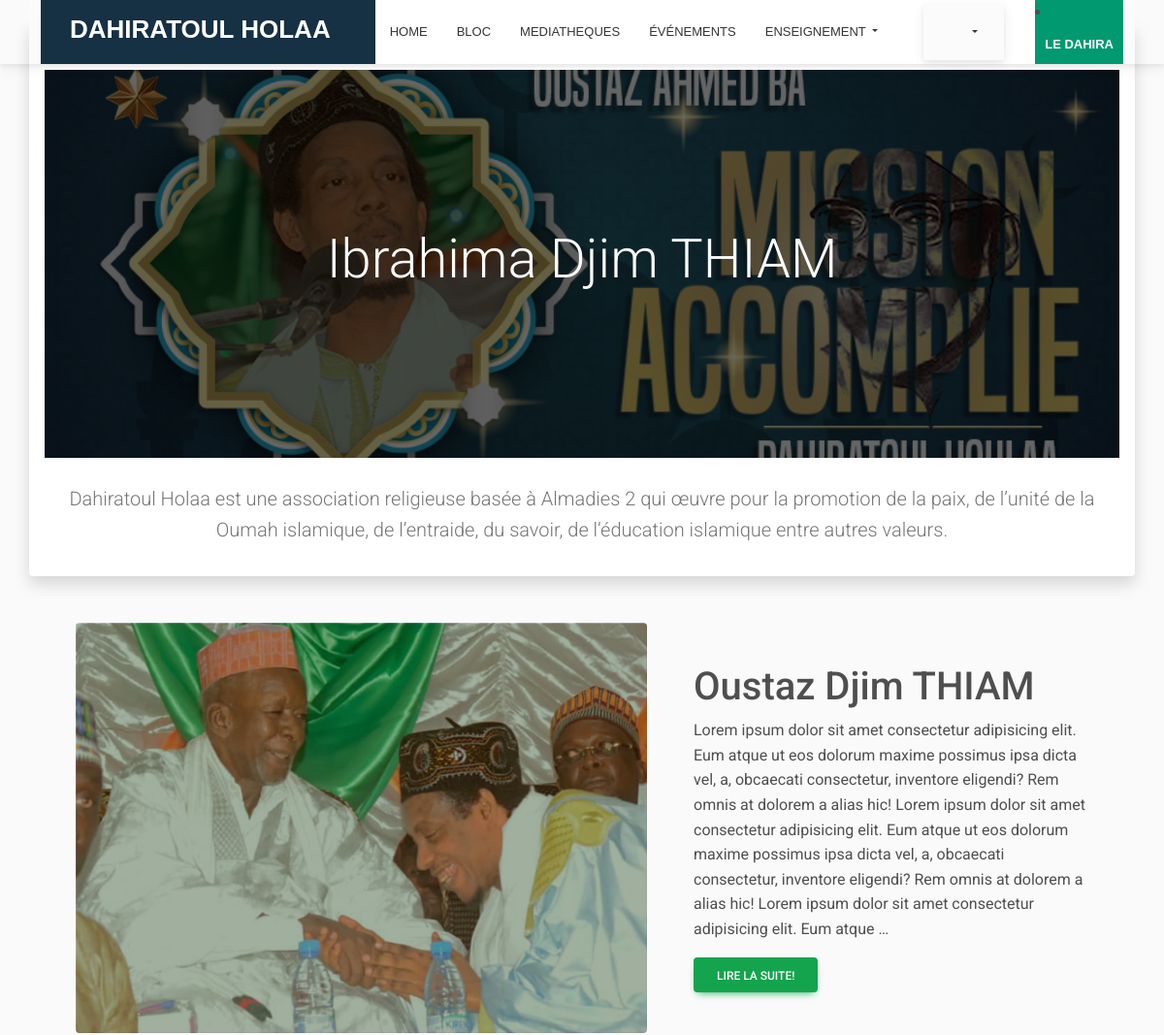
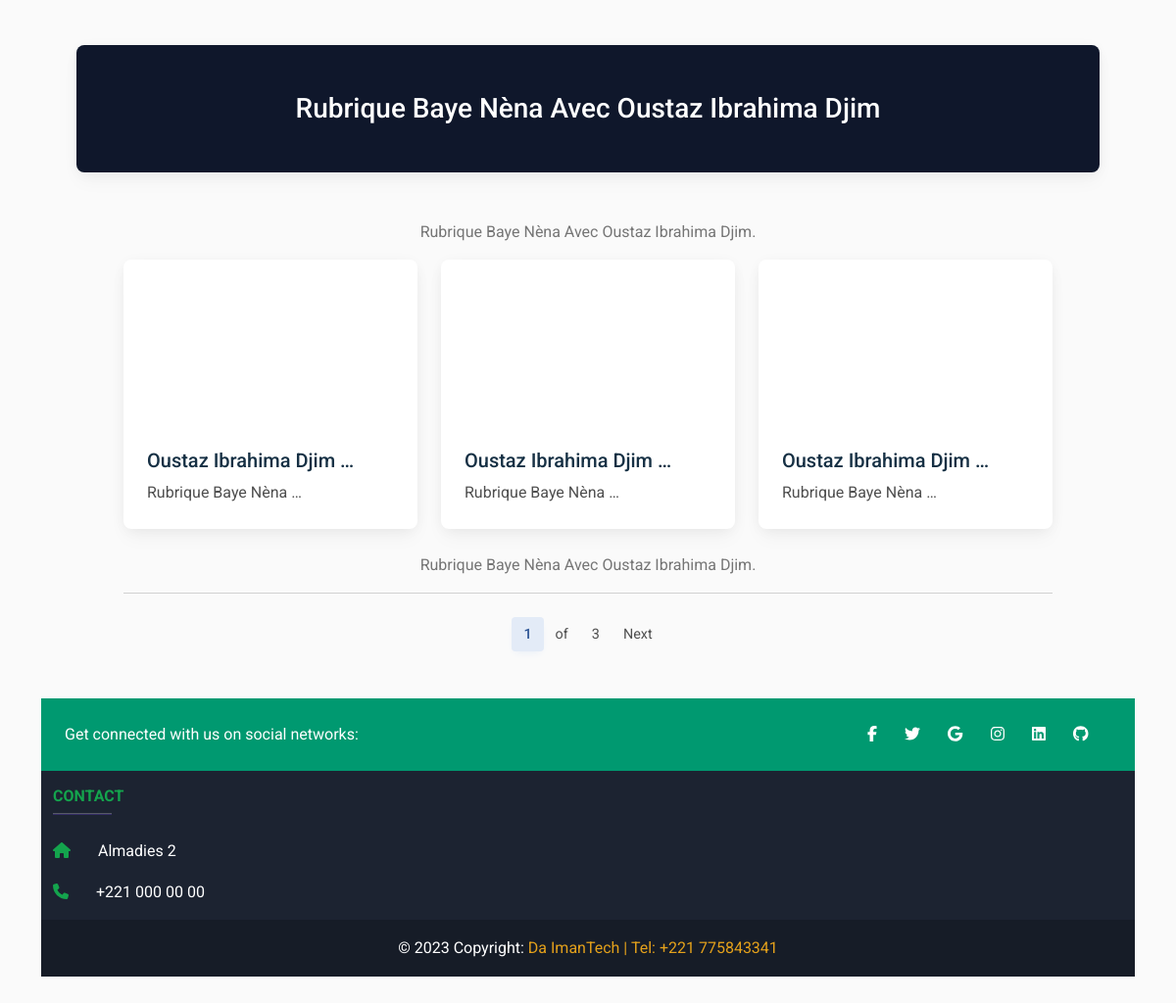
The app's page /enseignement/ with its own data (2 pictures, top to bottom).
### enseignement/models.py (models this page shows, shortened)
class HeaderDjimThiam(models.Model):
    titre = models.CharField(max_length=200)
    contenu = models.TextField()
    image = models.ImageField(default='first_page1.jpg')

class BiblioDjimThiam(models.Model):
    titre = models.CharField(max_length=200)
    contenu = models.TextField()
    image = models.ImageField(default='first_page1.jpg')

class VideoBayeNena(models.Model):
    url = EmbedVideoField()  # same like models.URLField()
    titre = models.CharField(max_length=200)
    desc = models.CharField(max_length=250)
    added = models.DateTimeField(auto_now_add=True)

### enseignement/views.py (the view)
# urls.py: path('', views.djimthiam_view, name='enseignement'),
def djimthiam_view(request):
    header = HeaderDjimThiam.objects.all()
    biblio = BiblioDjimThiam.objects.all()
    video = VideoBayeNena.objects.all().order_by('-added')
    paginator = Paginator(video, 3)
    page = request.GET.get('page')
    try:
        video = paginator.page(page)
    except PageNotAnInteger:
        video = paginator.page(1)
    except EmptyPage:
        video = paginator.page(paginator.num_pages)
    context = {
        'header': header,
        'biblio': biblio,
        'video': video,
    }
    return render(request, 'enseignement/djimthiam.html', context)

### enseignement/templates/enseignement/djimthiam.html (shortened to what this page needs)
{% extends 'base.html' %}
{% load embed_video_tags %}
{% block contenu %}
<div class="container text-center mt-4 pt-5 shadow p-3 mb-5 bg-body rounded">
    {% for head in header %}
    <div class="bg-image" style="
  background-image: url(' {{ head.image.url}} '); height: 50vh;">
        <div class="mask" style="background-color: rgba(0, 0, 0, 0.6);">
            <div class="d-flex justify-content-center align-items-center h-100">
                <h1 class="display-4 text-light">{{ head.titre }}</h1>
            </div>
        </div>
    </div>
    <br>
    <p class="lead text-muted">{{ head.contenu }}</p>
    {% endfor %}
</div>
<div class="container px-4 px-lg-5">
    {% for biblio in biblio %}
    <div class="row gx-4 gx-lg-5 align-items-center my-5">
        <div class="col-lg-7"><img class="img-fluid rounded mb-4 mb-lg-0" src="{{ biblio.image.url }}" alt="..." />
        </div>
        <div class="col-lg-5">
            <h1 class="font-weight-light">{{ biblio.titre }}</h1>
            <p>{{ biblio.contenu | truncatewords:70}}</p>
            <a class="btn btn-success" href=" {%   url 'enseignement:biblio' %}">Lire la suite!</a>
        </div>
    </div>
    {% endfor %}
    <div class="card text-white my-5 py-4 text-center" , style="background-color: #0F172B;">
        <div class="card-body">
            <h3 class="text-white m-0 ">Rubrique Baye Nèna Avec Oustaz Ibrahima Djim </h3>
        </div>
    </div>
    <div class="row">
        <div class="col-lg-8 mx-auto text-center">
            <p class="large text-muted">Rubrique Baye Nèna Avec Oustaz Ibrahima Djim.</p>
        </div>
    </div>
    <div class="container px-lg-5">
        <div class="row">
            {% for item in video %}
            <div class="col-md-6 col-lg-4 mb-4">
                <div class="card">
                    <div class="ratio ratio-16x9">
                    </div>
                    <div class="card-body">
                        <h5 class="card-title">{{ item.titre | truncatewords:3 }}</h5>
                        <p class="card-text"> {{ item.desc | truncatewords:3 }} </p>
                    </div>
                </div>
            </div>
            {% endfor %}
        </div>
        <div class="row">
            <div class="col-lg-8 mx-auto text-center">
                <p class="large text-muted">Rubrique Baye Nèna Avec Oustaz Ibrahima Djim.</p>
            </div>
        </div>
        {% include "articles/pagination.html" with page=video %}
    </div>
</div>
{% endblock %}

### static/css/styles.css (style rules this page uses)
:root { --primary: #FEA116; --light: #F1F8FF; --dark: #0F172B; --red: #ef233c; --vert: #009970; --darkred: #163044; --platinum: #e5e5e5; --black: #2b2d42; --white: #fff; --thumb: #edf2f4; }
.card-body .card-title { color: var(--darkred); }
* { font-family: 'Roboto', sans-serif; }
body { background-color: #fafafa; font-family: 'Roboto', sans-serif; }
.text-center { text-align: center !important; }

### records on screen
HeaderDjimThiam: image (picture), titre "Ibrahima Djim THIAM", contenu "Dahiratoul Holaa est une association religieuse basée à Almadies 2 qui œuvre pour la promotion de la paix, de l’unité de la Oumah islamique, de l’entraide, du savoir, de l’éducation islamique entre autres valeurs."
BiblioDjimThiam: image (picture), titre "Oustaz Djim THIAM", contenu "Lorem ipsum dolor sit amet consectetur adipisicing elit. Eum atque ut eos dolorum maxime possimus ipsa dicta vel, a, obcaecati consectetur, inventore eligendi? Rem omnis at dolorem a alias hic! Lorem ipsum dolor sit amet consectetur adipisicing elit. Eum atque ut eos dolorum maxime possimus ipsa dicta vel, a, obcaecati consectetur, inventore eligendi? Rem omnis at dolorem a alias hic! Lorem ipsum dolor sit amet consectetur adipisicing elit. Eum atque …"
VideoBayeNena: titre "Oustaz Ibrahima Djim …", desc "Rubrique Baye Nèna …"
VideoBayeNena: titre "Oustaz Ibrahima Djim …", desc "Rubrique Baye Nèna …"
VideoBayeNena: titre "Oustaz Ibrahima Djim …", desc "Rubrique Baye Nèna …"

### other values on screen
{{ page.number }} "1"
{{ page.paginator.num_pages }} "3"
